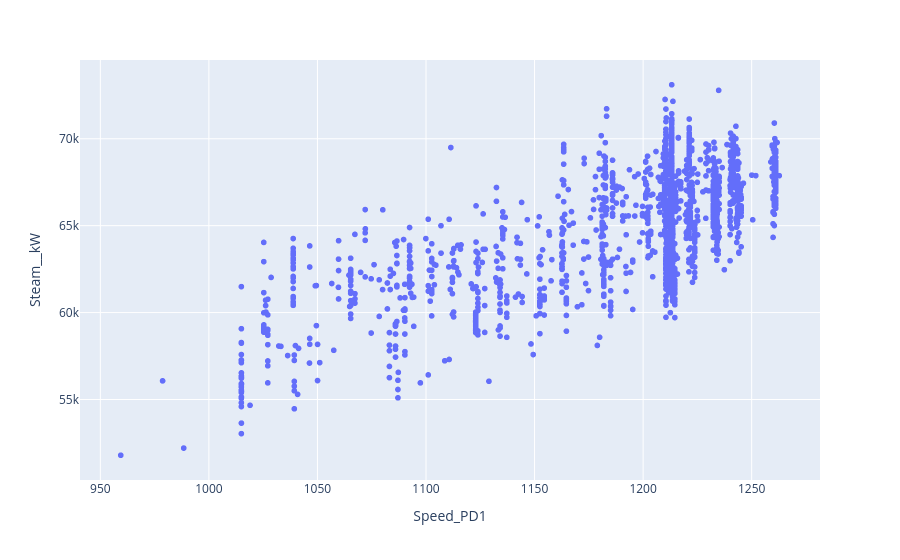

This figure's notebook cell:
### Code cell
fig = px.scatter(turnup_data[turnup_data.AB_Grade_ID==6010120].reset_index(), x="Speed_PD1", y="Steam__kW")
fig.show()

### Figure 1 — Plotly figure (JSON) as saved in the notebook; plotly's stock layout.template omitted (floating-point values rounded to 4 significant figures; data arrays with more than 128 entries replaced by an {"elided": "..."} marker saying what was removed)
{"data": [{"hovertemplate": "Speed_PD1=%{x}<br>Steam__kW=%{y}<extra></extra>", "legendgroup": "", "marker": {"color": "#636efa", "symbol": "circle"}, "mode": "markers", "name": "", "showlegend": false, "type": "scattergl", "x": {"elided": "1969 float values"}, "xaxis": "x", "y": {"elided": "1969 float values"}, "yaxis": "y"}], "layout": {"legend": {"tracegroupgap": 0}, "margin": {"t": 60}, "xaxis": {"anchor": "y", "domain": [0, 1], "title": {"text": "Speed_PD1"}}, "yaxis": {"anchor": "x", "domain": [0, 1], "title": {"text": "Steam__kW"}}}}
